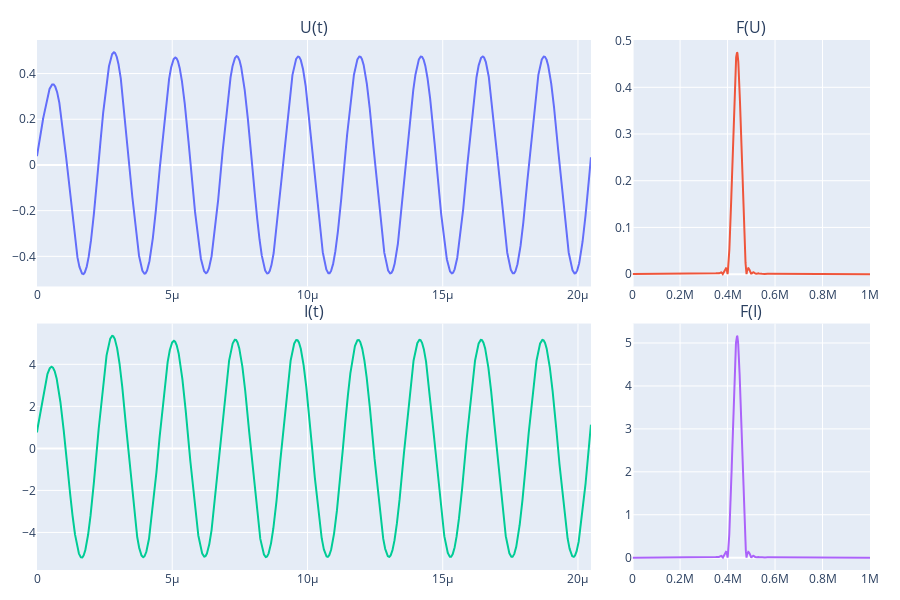

The code cell stored with this chart in its notebook:
### Code cell
t_f, U_f=md.filter_butter_bandpass(t,U,F_peak_calc,200e3,2)
t_f, I_f=md.filter_butter_bandpass(t,I,F_peak_calc,200e3,2)

vw.show_I_U_3(t_f,I_f, U_f,0,window)

### Figure 1 — Plotly figure (JSON) as saved in the notebook; plotly's stock layout.template omitted (floating-point values rounded to 4 significant figures; data arrays with more than 128 entries replaced by an {"elided": "..."} marker saying what was removed)
{"data": [{"type": "scatter", "x": {"elided": "20484 float values"}, "xaxis": "x", "y": {"elided": "20484 float values"}, "yaxis": "y"}, {"type": "scatter", "x": {"elided": "2551 float values"}, "xaxis": "x2", "y": {"elided": "2551 float values"}, "yaxis": "y2"}, {"type": "scatter", "x": {"elided": "20484 float values"}, "xaxis": "x3", "y": {"elided": "20484 float values"}, "yaxis": "y3"}, {"type": "scatter", "x": {"elided": "2551 float values"}, "xaxis": "x4", "y": {"elided": "2551 float values"}, "yaxis": "y4"}], "layout": {"annotations": [{"font": {"size": 16}, "showarrow": false, "text": "U(t)", "x": 0.3325, "xanchor": "center", "xref": "paper", "y": 1.0, "yanchor": "bottom", "yref": "paper"}, {"font": {"size": 16}, "showarrow": false, "text": "F(U)", "x": 0.8575, "xanchor": "center", "xref": "paper", "y": 1.0, "yanchor": "bottom", "yref": "paper"}, {"font": {"size": 16}, "showarrow": false, "text": "I(t)", "x": 0.3325, "xanchor": "center", "xref": "paper", "y": 0.465, "yanchor": "bottom", "yref": "paper"}, {"font": {"size": 16}, "showarrow": false, "text": "F(I)", "x": 0.8575, "xanchor": "center", "xref": "paper", "y": 0.465, "yanchor": "bottom", "yref": "paper"}], "height": 600, "margin": {"b": 30, "l": 30, "r": 30, "t": 40}, "showlegend": false, "width": 900, "xaxis": {"anchor": "y", "domain": [0, 0.665]}, "xaxis2": {"anchor": "y2", "domain": [0.715, 1]}, "xaxis3": {"anchor": "y3", "domain": [0, 0.665]}, "xaxis4": {"anchor": "y4", "domain": [0.715, 1]}, "yaxis": {"anchor": "x", "domain": [0.535, 1.0]}, "yaxis2": {"anchor": "x2", "domain": [0.535, 1.0]}, "yaxis3": {"anchor": "x3", "domain": [0, 0.465]}, "yaxis4": {"anchor": "x4", "domain": [0, 0.465]}}}
